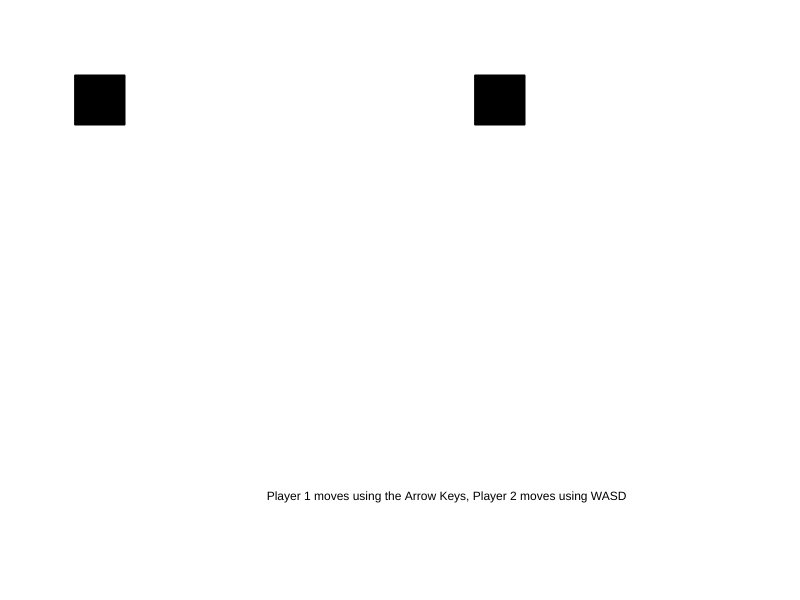
Frame 1 (no input)
Frame 60 (no input): identical to frame 1, image omitted
Frame 120 (the mouse pressed at the canvas centre since frame 60): identical to frame 1, image omitted

The p5.js sketch that drew this single still picture (run headless with seeded random() and noise() and a simulated clock; from frame 60 on, the mouse is pressed at the canvas centre):

// p5.js sketch
// ── sketch.js
//Using the keyboard assingment by Zubair Abdalla created on April 15 2019
//Character Class
class Player1 {
  constructor(x,y,xvel,yvel) {
    this.x = x
    this.y = y
    this.xvel = xvel
    this.yvel = yvel
  }
  move() {
    if (keyIsDown(LEFT_ARROW)) {
      this.x = this.x - this.xvel
    }
    if (keyIsDown(RIGHT_ARROW)) {
      this.x = this.x + this.xvel
    }
    if (keyIsDown(UP_ARROW)) {
      this.y = this.y - this.yvel
    }
    if (keyIsDown(DOWN_ARROW)) {
      this.y = this.y + this.yvel
    }

  }
  display() {
    fill(0)
    rectMode(CENTER)
    rect(this.x,this.y,50,50)
  }

}
// Character class for player 2
class Player2 {
  constructor(x,y,xvel,yvel) {
    this.x = x
    this.y = y
    this.xvel = xvel
    this.yvel = yvel
  }
  move() {
    if (keyIsDown(65)) {
      this.x = this.x - this.xvel
    }
    if (keyIsDown(68)) {
      this.x = this.x + this.xvel
    }
    if (keyIsDown(87)) {
      this.y = this.y - this.yvel
    }
    if (keyIsDown(83)) {
      this.y = this.y + this.yvel
    }

  }
  display() {
    fill(0)
    rectMode(CENTER)
    rect(this.x,this.y,50,50)
  }

}

var player1 = new Player1(100,100,3,3)
var player2 = new Player2(500,100,3,3)

function setup() {
  // put setup code here
  createCanvas(800,600)
}

function draw() {
  background(255)
  // put drawing code here
  player1.move()
  player1.display()
  player2.move()
  player2.display()
  text('Player 1 moves using the Arrow Keys, Player 2 moves using WASD',width/2-width/6,500)
}
